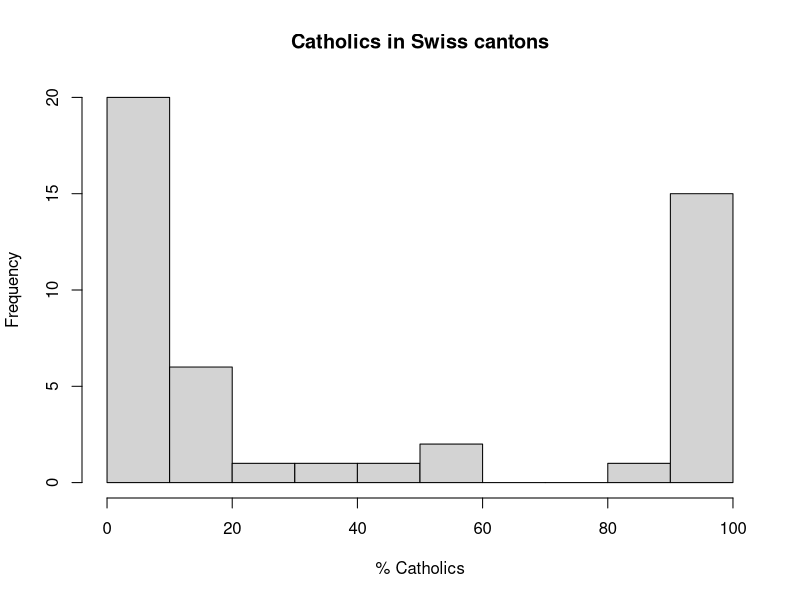
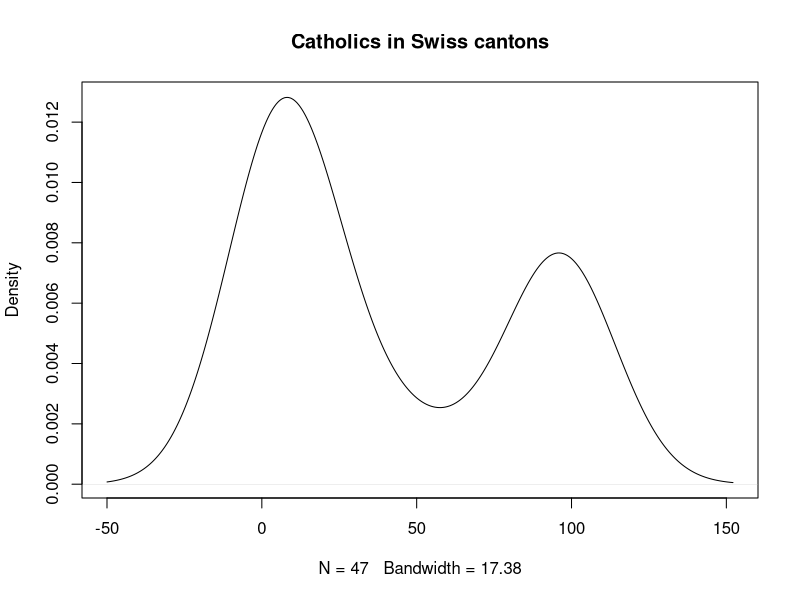
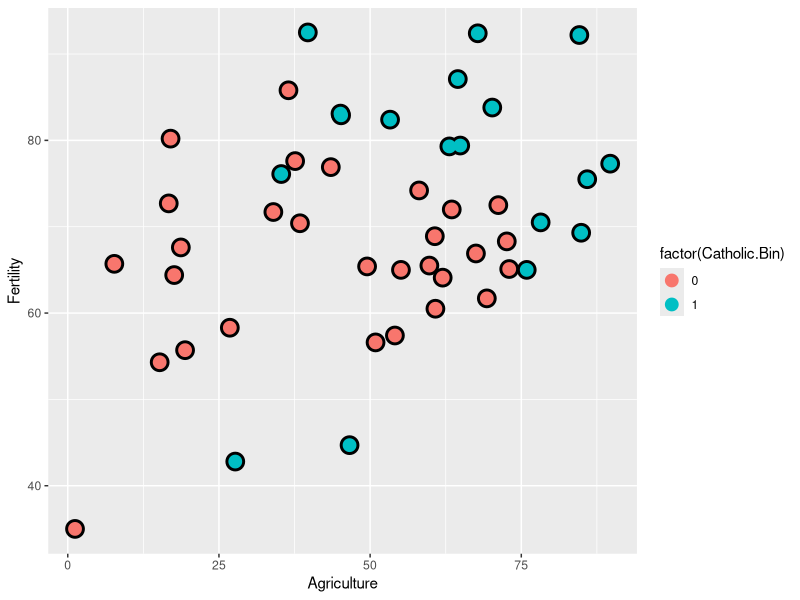
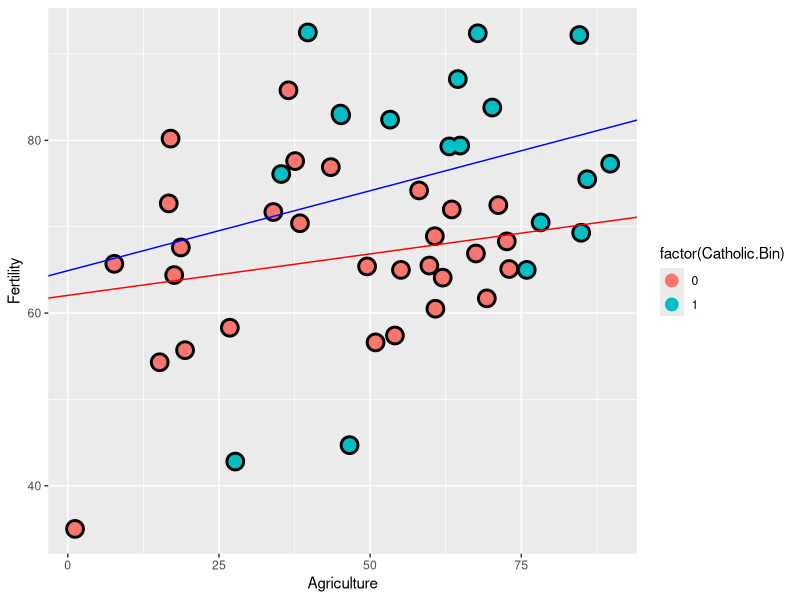

Recreate these plots in R, in order.
## ---- chunk 1
library(datasets)
data("swiss")
head(swiss)
## ---- chunk 2
hist(swiss$Catholic, xlab='% Catholics', ylab='Frequency', main='Catholics in Swiss cantons')
## ---- chunk 3
plot(density(swiss$Catholic), main='Catholics in Swiss cantons')
## ---- chunk 4
swiss$Catholic.Bin <- 1 * (swiss$Catholic > 50)
head(swiss)
## ---- chunk 5
aggregate(Fertility ~ Catholic.Bin, data=swiss, length)
## ---- chunk 6
library(ggplot2)
g <- ggplot(swiss, aes(x=Agriculture, y=Fertility, colour=factor(Catholic.Bin)))
g <- g + geom_point(size=6, colour='black') + geom_point(size=4)
g <- g + xlab('Agriculture') + ylab('Fertility')
g
## ---- chunk 7
res.1 <- lm(Fertility ~ Agriculture + Catholic.Bin, data=swiss)
summary(res.1)
## ---- chunk 8
res.2 <- lm(Fertility ~ Agriculture * Catholic.Bin, data=swiss)
summary(res.2)

## ---- chunk 9
coeffs <- res.2$coefficients

g <- ggplot(swiss, aes(x=Agriculture, y=Fertility, colour=factor(Catholic.Bin)))
g <- g + geom_point(size=6, colour='black') + geom_point(size=4)
g <- g + xlab('Agriculture') + ylab('Fertility')
g <- g + geom_abline(slope=coeffs[2], intercept = coeffs[1], colour='red')
g <- g + geom_abline(slope=coeffs[2] + coeffs[4], intercept = coeffs[1] + coeffs[3], colour='blue')
g
